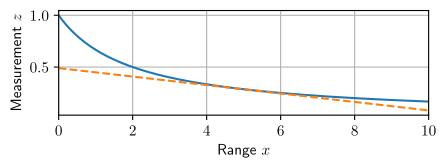

Here is the Python script that generated this plot:
import numpy as np
from matplotlib.pyplot import subplots, show, style, savefig
style.use('plot.mplstyle')

x = np.linspace(0, 10, 200)

R_mu = 10
V_sigma = 1

k1 = 2
k2 = 2
z = k1 / (x + k2)

x0 = 5

# Gradient
hp = -k1 / (x0 + k2)**2

# Linearised approximation
za = hp * (x - x0) + k1 / (x0 + k2)

fig, axes = subplots()
axes.plot(x, z)
axes.plot(x, za, '--')
axes.grid()
axes.set_xlabel('Range $x$')
axes.set_ylabel('Measurement $z$')
axes.set_xlim(0, 10)

fig.tight_layout()

savefig(__file__.replace('.py', '.pdf'), bbox_inches='tight')
savefig(__file__.replace('.py', '.pgf'), bbox_inches='tight')
